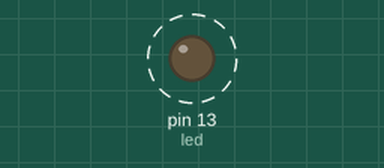
Bench run of a sketch on a simulated Arduino Uno, built with avr-gcc and run on an emulated ATmega328P. Shown: output pins drawn as LEDs (lit = HIGH). Dashed ring = blinking.

Above: at 0.5 s.
Timing chart, 0 to 4.6 s (numbered marks = the images above):
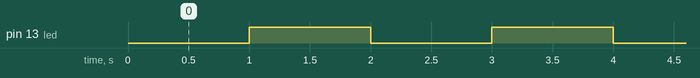

The sketch:

timer.ino
```cpp
#include <MsTimer2.h>

#define led 13

void isr(){
  static boolean state = HIGH; // 자료형이 Boolean이라 True or False
  // static을 선언하지 않으면 ISR이 실행될때마다 High
  digitalWrite(led,state);
  state = !state;
}

void setup() {
  MsTimer2::set(1000,isr);
  MsTimer2::start();
  pinMode(led,OUTPUT);
}

void loop() {
  // put your main code here, to run repeatedly:

}
```

Measured:
- by itself, pin 13 (led): alternates HIGH for 1.0 s and LOW for 1.0 s
